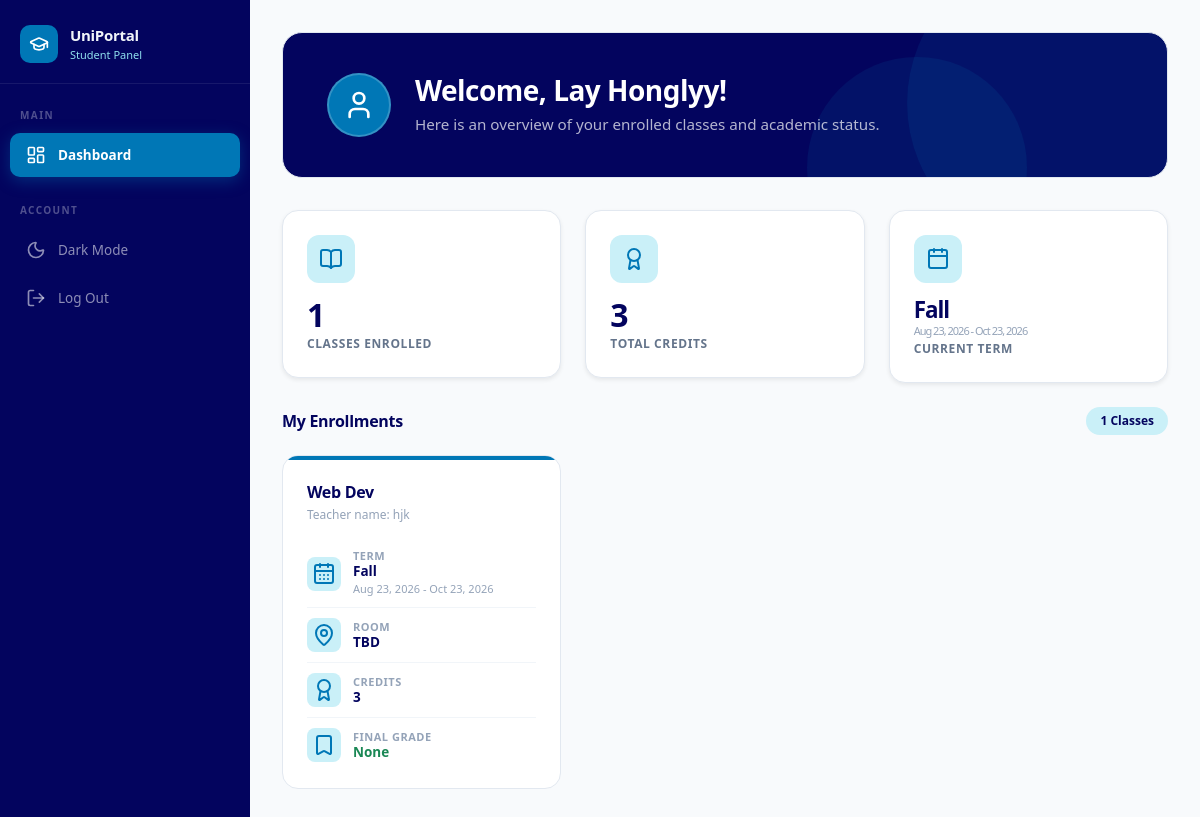
Before: /student/dashboard/ (signed in) with the older database file.
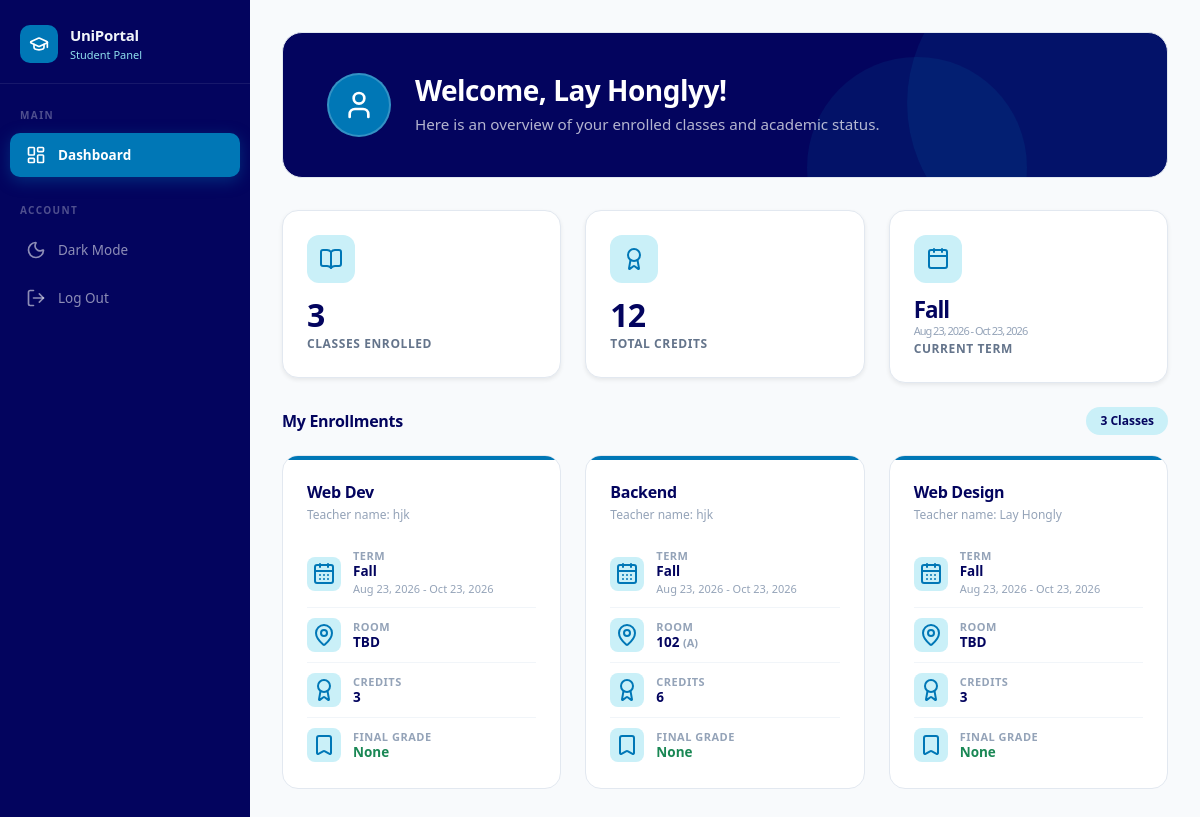
After: the same page with the newer database file.
### myapp/models.py (models this page shows, shortened)
class User(AbstractUser):
    pass

class Term(models.Model):
    name = models.CharField(max_length=255)
    start_date = models.DateField(null=True, blank=True)
    end_date = models.DateField(null=True, blank=True)

class Enrollment(models.Model):
    student = models.ForeignKey(Student, on_delete=models.CASCADE)
    class_instance = models.ForeignKey(Class, on_delete=models.CASCADE)
    final_grade = models.CharField(max_length=10, blank=True, null=True)
    class Meta:
        unique_together = ('student', 'class_instance')

class Class(models.Model):
    class_id = models.TextField()
    subject = models.ForeignKey(Subject, on_delete=models.CASCADE)
    teacher = models.ForeignKey(Teacher, on_delete=models.SET_NULL, null=True)
    term = models.ForeignKey(Term, on_delete=models.CASCADE)
    room = models.ForeignKey(Room, on_delete=models.SET_NULL, null=True, blank=True)

class Subject(models.Model):
    department = models.ForeignKey(Department, on_delete=models.CASCADE)
    name = models.CharField(max_length=255)
    credits = models.IntegerField(default=3)

class Teacher(models.Model):
    teacher_id = models.TextField()
    user = models.OneToOneField(settings.AUTH_USER_MODEL, on_delete=models.CASCADE)
    department = models.ForeignKey(Department, on_delete=models.SET_NULL, null=True)
    salary = models.DecimalField(max_digits=10, decimal_places=2, null=True, blank=True)
    def __str__(self):
        return f"{self.user.get_full_name() or self.user.username}"

class Room(models.Model):
    name = models.CharField(max_length=100)
    building = models.CharField(max_length=255)
    campus = models.CharField(max_length=255)

### myapp/views.py (the view)
# urls.py: path('student/dashboard/', views.student_dashboard, name='student_dashboard'),
@login_required(login_url='/login')
def student_dashboard(request):
    try:
        enrollments = request.user.student.enrollment_set.select_related(
            'class_instance__subject',
            'class_instance__term',
            'class_instance__room',
            'class_instance__teacher'
        ).all()
        total_credits = sum(e.class_instance.subject.credits for e in enrollments)
        first_enrollment = enrollments.first()
        current_term = first_enrollment.class_instance.term if first_enrollment else None
    except AttributeError:
        enrollments = []
        total_credits = 0
        current_term = None
    context = {
        'enrollments': enrollments,
        'total_credits': total_credits,
        'current_term': current_term,
    }
    return render(request, 'myapp/student_dashboard.html', context)

### myapp/templates/myapp/student_dashboard.html (shortened to what this page needs)
{% extends 'myapp/base.html' %}
{% block active_student_dashboard %}active{% endblock %}
{% block content %}
<div class="hero-banner">
  <div class="d-flex align-items-center gap-4">
    <div class="hero-avatar">
      <i data-lucide="user" style="width:32px;height:32px"></i>
    </div>
    <div style="z-index:1">
      <h2>Welcome, {{ user.get_full_name|default:user.username }}!</h2>
      <p>Here is an overview of your enrolled classes and academic status.</p>
    </div>
  </div>
</div>
<div class="row g-4 mb-4">
  <div class="col-sm-6 col-lg-4">
    <div class="stat-card stat-purple shadow-sm">
      <div class="stat-icon">
        <i data-lucide="book-open"></i>
      </div>
      <div class="stat-value">{{ enrollments|length }}</div>
      <div class="stat-label">Classes Enrolled</div>
    </div>
  </div>
  <div class="col-sm-6 col-lg-4">
    <div class="stat-card stat-blue shadow-sm">
      <div class="stat-icon">
        <i data-lucide="award"></i>
      </div>
      <div class="stat-value">{{ total_credits }}</div>
      <div class="stat-label">Total Credits</div>
    </div>
  </div>
  <div class="col-sm-6 col-lg-4">
    <div class="stat-card stat-green shadow-sm">
      <div class="stat-icon">
        <i data-lucide="calendar"></i>
      </div>
      <div class="stat-value" style="font-size:1.4rem">
        {{ current_term.name|default:"N/A" }}
        {% if current_term.start_date and current_term.end_date %}
          <span class="d-block" style="font-size: 11px; font-weight: 500; margin-top: 4px; color: var(--text-muted);">
            {{ current_term.start_date|date:"M d, Y" }} - {{ current_term.end_date|date:"M d, Y" }}
          </span>
        {% endif %}
      </div>
      <div class="stat-label">Current Term</div>
    </div>
  </div>
</div>
<div class="section-header">
  <h5>My Enrollments</h5>
  <span class="section-badge">{{ enrollments|length }} Classes</span>
</div>
<div class="row row-cols-1 row-cols-md-2 row-cols-xl-3 g-4 mb-5">
  {% for enrollment in enrollments %}
  <div class="col">
    <div class="class-card h-100">
      <div class="card-accent"></div>
      <div class="card-header-custom">
        <div class="subject-name">{{ enrollment.class_instance.subject.name }}</div>
        <div class="subject-code">Teacher name: {{ enrollment.class_instance.teacher }}</div>
      </div>
      <div class="card-body">
        <div class="info-row">
          <div class="info-icon">
            <i data-lucide="calendar-days"></i>
          </div>
          <div>
            <div class="info-label">Term</div>
            <div class="info-value">{{ enrollment.class_instance.term.name }}</div>
            {% if enrollment.class_instance.term.start_date and enrollment.class_instance.term.end_date %}
              <div style="font-size: 11px; margin-top: 1px; color: var(--text-muted);">
                {{ enrollment.class_instance.term.start_date|date:"M d, Y" }} - {{ enrollment.class_instance.term.end_date|date:"M d, Y" }}
              </div>
            {% endif %}
          </div>
        </div>
        <div class="info-row">
          <div class="info-icon">
            <i data-lucide="map-pin"></i>
          </div>
          <div>
            <div class="info-label">Room</div>
            <div class="info-value">
              {% if enrollment.class_instance.room %}
                {{ enrollment.class_instance.room.name }} <span style="font-size: 11px; color: var(--text-muted);">({{ enrollment.class_instance.room.building }})</span>
              {% else %}
                TBD
              {% endif %}
            </div>
          </div>
        </div>
        <div class="info-row">
          <div class="info-icon">
            <i data-lucide="award"></i>
          </div>
          <div>
            <div class="info-label">Credits</div>
            <div class="info-value">{{ enrollment.class_instance.subject.credits }}</div>
          </div>
        </div>
        <div class="info-row">
          <div class="info-icon">
            <i data-lucide="bookmark"></i>
          </div>
          <div>
            <div class="info-label">Final Grade</div>
            <div class="info-value text-success font-weight-bold">{{ enrollment.final_grade }}</div>
          </div>
        </div>
      </div>
    </div>
  </div>
  {% endfor %}
</div>
{% endblock %}

### myapp/templates/myapp/base.html (shortened to what this page needs)
{% load static %}
<!DOCTYPE html>
<html lang="en">
<head>
    <link href="https://cdn.jsdelivr.net/npm/bootstrap@5.3.8/dist/css/bootstrap.min.css" rel="stylesheet">
    <link rel="stylesheet" href="{% static 'myapp/css/dashboard.css' %}">
</head>
<body>
    <div class="{% if user.is_authenticated %}d-flex{% endif %}" id="{% if user.is_authenticated %}dashboard-wrapper{% else %}main-unauth-container{% endif %}">
      {% if user.is_authenticated %}
      <nav id="sidebar">
        <div class="sidebar-brand">
          <div class="brand-icon">
            <i data-lucide="graduation-cap" class="lucide-sm"></i>
          </div>
          <div>
            <div class="brand-name">UniPortal</div>
            <div class="brand-sub">
              {% if user.teacher %}
                Teacher Panel
              {% elif user.student %}
                Student Panel
              {% else %}
                Admin Panel
              {% endif %}
            </div>
          </div>
        </div>
        <div class="nav-section">Main</div>
        {% if user.teacher %}
          <a href="{% url 'teacher_dashboard' %}" class="nav-item-link {% block active_teacher_dashboard %}{% endblock %}">
            <span class="nav-icon"><i data-lucide="layout-dashboard"></i></span> Dashboard
          </a>
          <a href="#" class="nav-item-link {% block active_roster %}{% endblock %}">
            <span class="nav-icon"><i data-lucide="users"></i></span> Manage Roster
          </a>
          <a href="#" class="nav-item-link {% block active_gradebook %}{% endblock %}">
            <span class="nav-icon"><i data-lucide="clipboard-list"></i></span> Gradebook
          </a>
        {% elif user.student %}
          <a href="{% url 'student_dashboard' %}" class="nav-item-link {% block active_student_dashboard %}{% endblock %}">
            <span class="nav-icon"><i data-lucide="layout-dashboard"></i></span> Dashboard
          </a>
        {% endif %}
        <div class="nav-section">Account</div>
        <button id="dark-mode-toggle" class="nav-item-link" type="button" onclick="toggleDarkMode()">
          <span class="nav-icon">
            <i data-lucide="moon" id="theme-icon-moon"></i>
          </span>
          <span id="theme-label">Dark Mode</span>
        </button>
        <a href="/logout-confirm/" class="nav-item-link">
          <span class="nav-icon"><i data-lucide="log-out"></i></span> Log Out
        </a>
      </nav>
      {% endif %}
      <div class="{% if user.is_authenticated %}flex-grow-1{% endif %}" id="{% if user.is_authenticated %}page-content{% endif %}">
        <div class="{% if not user.is_authenticated %}container py-5{% endif %}">
          {% block content %}{% endblock %}
        </div>
      </div>
    </div>
</body>
</html>

Changed rows visible on the page:
added Enrollment: class_instance.subject.name "Backend", class_instance.teacher "hjk", class_instance.term.name "Fall", class_instance.term.start_date "Aug 23, 2026", class_instance.term.end_date "Oct 23, 2026", class_instance.room.name "102", class_instance.room.building "A", class_instance.subject.credits "6", final_grade "None"
added Enrollment: class_instance.subject.name "Web Design", class_instance.teacher "Lay Hongly", class_instance.term.name "Fall", class_instance.term.start_date "Aug 23, 2026", class_instance.term.end_date "Oct 23, 2026", shows "TBD", class_instance.subject.credits "3", final_grade "None"
Other visible differences:
{{ enrollments|length }}: "1" → "3"
{{ total_credits }}: "3" → "12"
